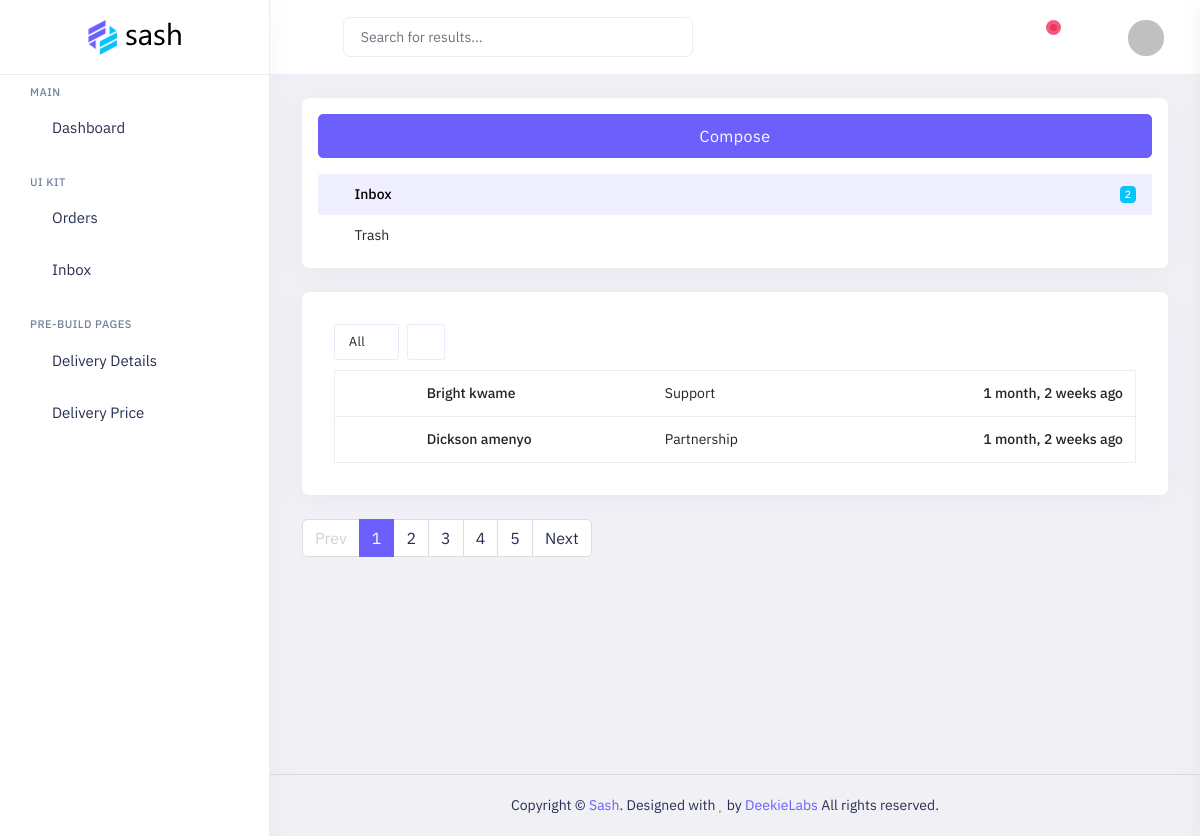
Before: /dashboard/messages/ (signed in) with the older database file.
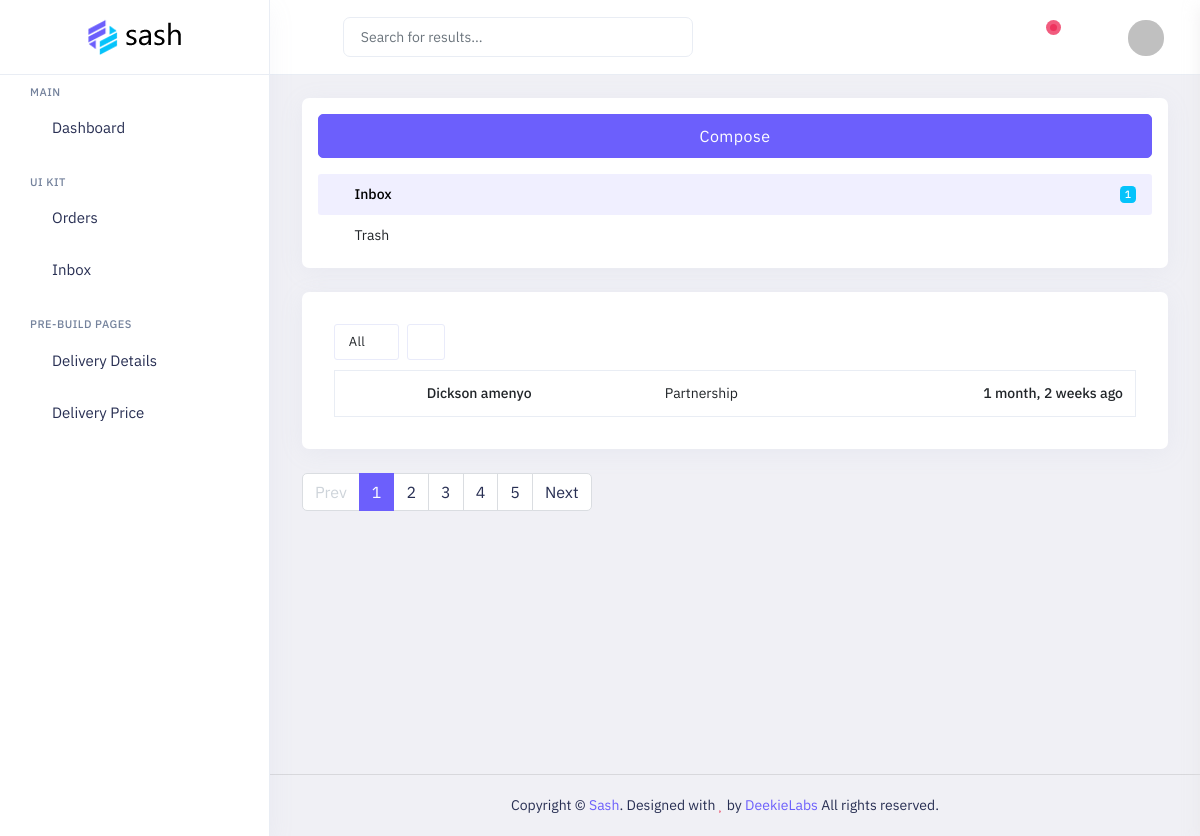
After: the same page with the newer database file.
### frontend/models.py (models this page shows)
class Contact(models.Model):
    name = models.CharField(max_length=200, blank=True, null=True)
    topic = models.CharField(max_length=200, blank=True, null=True)
    email = models.EmailField(max_length=254)
    phone = models.CharField(max_length=200, blank=True, null=True)
    message = models.TextField()
    id = models.UUIDField(default=uuid.uuid4, unique=True,
                          primary_key=True, editable=False)
    created_at = models.DateTimeField(auto_now_add=True, null=True, blank=True)
    def __str__(self):
        return self.name

### admin_dashboard/views.py (the view)
# urls.py: path('messages/', views.allMessages, name="all-messages"),
@login_required(login_url='admin-login')
@user_passes_test(is_admin)
def allMessages(request):
    all_messages = Contact.objects.all()
    context = {
        'all_messages':all_messages
    }
    return render(request, 'admin_dashboard/contact/allMessages.html', context)

### admin_dashboard/views.py (called while the page is built)
def is_admin(user):
    return user.is_authenticated and user.is_staff

### admin_dashboard/templates/admin_dashboard/contact/allMessages.html (shortened to what this page needs)
{% extends 'layouts/admin_dashboard.html' %}
{% load static %}
{% block content %}
            <div class="main-content app-content mt-0">
                <div class="side-app">
                    <div class="main-container container-fluid">
                        <div class="page-header">
                            <h1 class="page-title">Mail-Inbox</h1>
                            <div>
                                <ol class="breadcrumb">
                                    <li class="breadcrumb-item"><a href="javascript:void(0)">Pages</a></li>
                                    <li class="breadcrumb-item active" aria-current="page">Mail-Inbox</li>
                                </ol>
                            </div>
                        </div>
                        <div class="row">
                            <div class="col-xl-3">
                                <div id="scroll-stickybar" class="w-100">
                                    <div class="card">
                                        <div class="list-group list-group-transparent mb-0 mail-inbox pb-3">
                                            <div class="mt-4 mx-4 mb-4 text-center">
                                                <a href="email-compose.html" class="btn btn-primary btn-lg d-grid">Compose</a>
                                            </div>
                                            <a href="email-inbox.html" class="list-group-item d-flex align-items-center active mx-4">
                                                <span class="icons"><i class="ri-mail-line"></i></span> Inbox <span class="ms-auto badge bg-secondary bradius">{{all_messages.count}}</span>
                                            </a>
                                            <a href="javascript:void(0)" class="list-group-item d-flex align-items-center mx-4">
                                                <span class="icons"><i class="ri-delete-bin-line"></i></span> Trash
                                            </a>
                                        </div>
                                    </div>
                                </div>
                            </div>
                            <div class="col-xl-9">
                                <div class="card">
                                    <div class="card-body p-6">
                                        <div class="inbox-body">
                                            <div class="mail-option">
                                                <div class="chk-all">
                                                    <div class="btn-group">
                                                        <a data-bs-toggle="dropdown" href="javascript:void(0)" class="btn mini all" aria-expanded="false">
                                                                All
                                                                <i class="fa fa-angle-down "></i>
                                                            </a>
                                                    </div>
                                                </div>
                                                <div class="btn-group">
                                                    <a href="javascript:void(0)" class="btn mini tooltips">
                                                        <i class=" fa fa-refresh"></i>
                                                    </a>
                                                </div>
                                            </div>
                                            <div class="table-responsive">
                                                <table class="table table-inbox table-hover text-nowrap mb-0">
                                                    <tbody>
                                                        {% for message in all_messages %}
                                                            <tr class="">
                                                                <td class="inbox-small-cells"><i class="fa fa-trash-o me-2"></i></td>
                                                                <td class="view-message dont-show fw-semibold clickable-row" data-href='{% url "view-message" message.id %}'>{{message.name|capfirst}}</td>
                                                                <td class="view-message view-message clickable-row" data-href='email-read.html'>{{message.topic}}</td>
                                                                <td class="view-message text-end fw-semibold clickable-row" data-href='email-read.html'>{{message.created_at|timesince}} ago</td>
                                                            </tr>
                                                        {% endfor %}
                                                    </tbody>
                                                </table>
                                            </div>
                                        </div>
                                    </div>
                                </div>
                                <ul class="pagination mb-4">
                                    <li class="page-item page-prev disabled">
                                        <a class="page-link" href="javascript:void(0)" tabindex="-1">Prev</a>
                                    </li>
                                    <li class="page-item active"><a class="page-link" href="javascript:void(0)">1</a></li>
                                    <li class="page-item"><a class="page-link" href="javascript:void(0)">2</a></li>
                                    <li class="page-item"><a class="page-link" href="javascript:void(0)">3</a></li>
                                    <li class="page-item"><a class="page-link" href="javascript:void(0)">4</a></li>
                                    <li class="page-item"><a class="page-link" href="javascript:void(0)">5</a></li>
                                    <li class="page-item page-next">
                                        <a class="page-link" href="javascript:void(0)">Next</a>
                                    </li>
                                </ul>
                            </div>
                        </div>
                    </div>
                </div>
            </div>
{% endblock content %}

### templates/layouts/admin_dashboard.html (shortened to what this page needs)
<!doctype html>
<html lang="en" dir="ltr">
{% load static %}
{% include 'includes/admin_dashboard/head.html' %}
<body class="app sidebar-mini ltr light-mode">
    <div class="page">
        <div class="page-main">
                <div class="app-header header sticky">
                <div class="container-fluid main-container">
                    <div class="d-flex">
                        <a aria-label="Hide Sidebar" class="app-sidebar__toggle" data-bs-toggle="sidebar" href="javascript:void(0)"></a>
                        <div class="main-header-center ms-3 d-none d-lg-block">
                            <input type="text" class="form-control" id="typehead" placeholder="Search for results...">
                            <button class="btn px-0 pt-2"><i class="fe fe-search" aria-hidden="true"></i></button>
                        </div>
                        <div class="d-flex order-lg-2 ms-auto header-right-icons">
                            <div class="navbar navbar-collapse responsive-navbar p-0">
                                <div class="collapse navbar-collapse" id="navbarSupportedContent-4">
                                    <div class="d-flex order-lg-2">
                                        <div class="dropdown  d-flex message">
                                            <a class="nav-link icon text-center" data-bs-toggle="dropdown">
                                                <i class="fe fe-message-square"></i><span class="pulse-danger"></span>
                                            </a>
                                        </div>
                                        <div class="dropdown d-flex header-settings">
                                            <a href="javascript:void(0);" class="nav-link icon"
                                                data-bs-toggle="sidebar-right" data-target=".sidebar-right">
                                                <i class="fe fe-align-right"></i>
                                            </a>
                                        </div>
                                        <div class="dropdown d-flex profile-1">
                                            <a href="javascript:void(0)" data-bs-toggle="dropdown" class="nav-link leading-none d-flex">
                                                <img src="{% static '../asset/images/users/21.jpg' %}" alt="profile-user"
                                                    class="avatar  profile-user brround cover-image">
                                            </a>
                                        </div>
                                    </div>
                                </div>
                            </div>
                        </div>
                    </div>
                </div>
            </div>
                {% include 'includes/admin_dashboard/sidebar.html' %}
                {% block content %}
                {% endblock content %}
        </div>
        <footer class="footer">
            <div class="container">
                <div class="row align-items-center flex-row-reverse">
                    <div class="col-md-12 col-sm-12 text-center">
                        Copyright ©  <a href="javascript:void(0)">Sash</a>. Designed with <span
                            class="fa fa-heart text-danger"></span> by <a href="javascript:void(0)"> DeekieLabs </a> All rights reserved.
                    </div>
                </div>
            </div>
        </footer>
</body>
</html>

### templates/includes/admin_dashboard/head.html (shortened to what this page needs)
<head>
    {% load static %}
    <link id="style" href="{% static '/asset/plugins/bootstrap/css/bootstrap.min.css'%}" rel="stylesheet">
     <link href="{% static '/asset/css/style.css'%}" rel="stylesheet">
    <link href="{% static '/asset/css/plugins.css'%}" rel="stylesheet">
    <link href="{% static '/asset/css/icons.css'%}" rel="stylesheet">
    <link href="{% static '/asset/switcher/css/switcher.css'%}" rel="stylesheet">
    <link href="{% static '/asset/switcher/demo.css'%}" rel="stylesheet">
    <link rel="stylesheet" href="https://cdnjs.cloudflare.com/ajax/libs/toastr.js/latest/toastr.min.css" />
</head>

### templates/includes/admin_dashboard/sidebar.html (shortened to what this page needs)
<div class="sticky">
                <div class="app-sidebar">
                    <div class="side-header">
                        <a class="header-brand1" href="index.html">
                            <img src="../asset/images/brand/logo-dark.png" class="header-brand-img light-logo1"
                                alt="logo">
                        </a>
                    </div>
                    <div class="main-sidemenu">
                        <ul class="side-menu">
                            <li class="sub-category">
                                <h3>Main</h3>
                            </li>
                            <li class="slide">
                                <a class="side-menu__item has-link" data-bs-toggle="slide" href="{% url 'admin-home' %}"><i
                                        class="side-menu__icon fe fe-home"></i><span
                                        class="side-menu__label">Dashboard</span></a>
                            </li>
                            <li class="sub-category">
                                <h3>UI Kit</h3>
                            </li>
                            <li class="slide">
                                <a class="side-menu__item" data-bs-toggle="slide" href="javascript:void(0)"><i
                                        class="side-menu__icon fe fe-package"></i><span
                                        class="side-menu__label">Orders</span><i
                                        class="angle fe fe-chevron-right"></i>
                                </a>
                            </li>
                            <li>
                                <a class="side-menu__item has-link" href="{% url 'all-messages' %}" ><i
                                        class="side-menu__icon fe fe-inbox"></i><span
                                        class="side-menu__label">Inbox</span></a>
                            </li>
                            <li class="sub-category">
                                <h3>Pre-build Pages</h3>
                            </li>
                            <li class="slide">
                                <a class="side-menu__item" data-bs-toggle="slide" href="javascript:void(0)"><i
                                        class="side-menu__icon fe fe-layers"></i><span
                                        class="side-menu__label">Delivery Details</span><i
                                        class="angle fe fe-chevron-right"></i>
                                </a>
                            </li>
                            <li class="slide">
                                <a class="side-menu__item" data-bs-toggle="slide" href="javascript:void(0)"><i
                                        class="side-menu__icon fe fe-folder"></i><span
                                        class="side-menu__label">Delivery Price</span><i
                                        class="angle fe fe-chevron-right"></i>
                                </a>
                            </li>
                        </ul>
                    </div>
                </div>
            </div>

### templates/includes/admin_dashboard/scripts.html (shortened to what this page needs)
{% load static %}

Changed rows visible on the page:
removed Contact: name "Bright kwame", topic "Support", created_at "1 month, 2 weeks"
Other visible differences:
{{ all_messages.count }}: "2" → "1"
